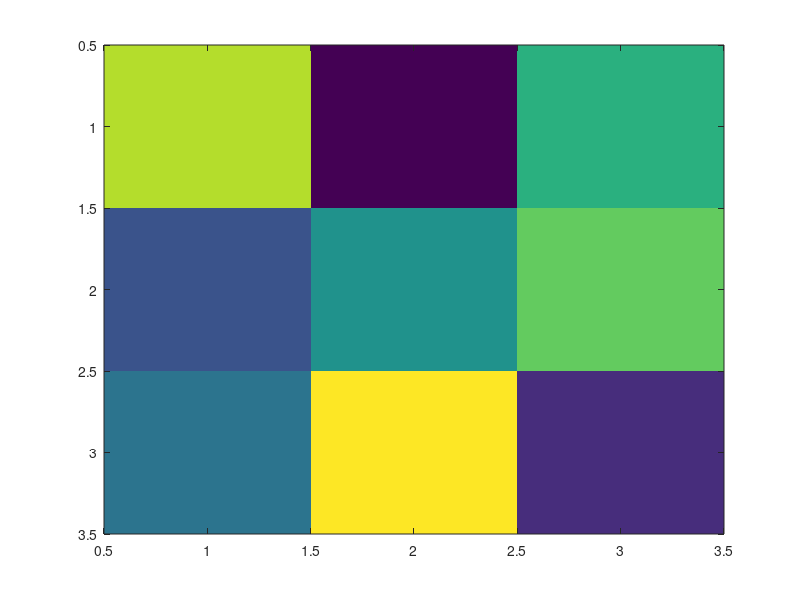

Write MATLAB code to recreate this figure. (Note: this script raises an error after producing the figure.)
%=============================================================================
% Copyright (c) 2016-present Allan CORNET (Nelson)
%=============================================================================
% This file is part of Nelson.
%=============================================================================
% LICENCE_BLOCK_BEGIN
% SPDX-License-Identifier: LGPL-3.0-or-later
% LICENCE_BLOCK_END
%=============================================================================
% <--ADV-CLI MODE-->
%=============================================================================
f = figure('Visible', 'off');
ax = axes('Parent', f);
h = imagesc(ax, magic(3));
asserts.isequal(h.Parent, ax);
asserts.isequal(h.CDataMapping, 'scaled');
close(f);
%=============================================================================
f = figure('Visible', 'off');
h = imagesc(1:3, 1:3, magic(3), [-1 1]);
asserts.isequal(h.CDataMapping, 'scaled');
asserts.isequal(gca().CLim, [-1 1]);
close(f);
%=============================================================================
